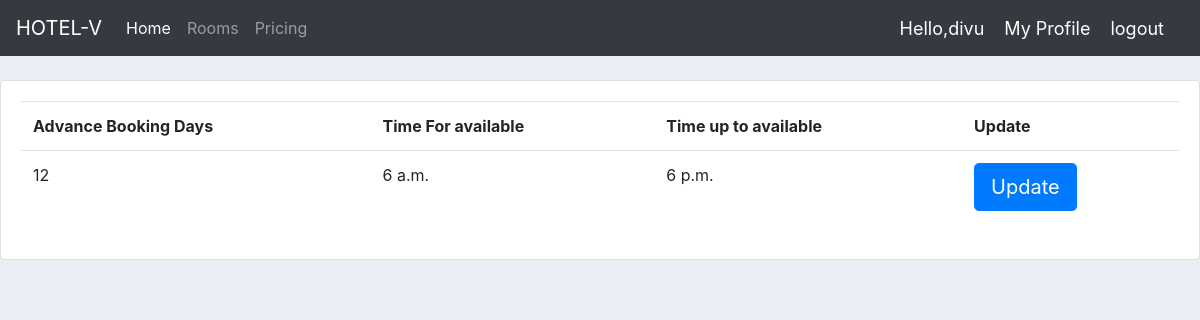
Page /dashbord/rooms/available (signed in) on the committed database.
### account/models.py (models this page shows)
class Available(models.Model):
    Advance_Booking_Days=models.IntegerField(null=True)
    Time_For_available=models.TimeField(default=timezone.now,null=True)
    Time_up_to_available=models.TimeField(default=timezone.now,null=True)

### account/views.py (the view)
# urls.py: path('dashbord/rooms/available', views.available, name='available'),
def available(request):
    time=Available.objects.all()
    context={'time':time}
    return render(request,'account/available.html',context)

### templates/account/available.html (shortened to what this page needs)
{% extends 'account/main.html' %}
{% block content%}
  <br>
      <div class="card card-body">
        <table class="table">
          <tr>
            <th>Advance Booking Days</th>
            <th>Time For available</th>
            <th>Time up to available</th>
            <th>Update</th>
          </tr>
          {% for i in time %}
          <tr>
            <td>{{i.Advance_Booking_Days}}</td>
            <td>{{i.Time_For_available}}</td>
            <td>{{i.Time_up_to_available}}</td>
            <td><a class="btn btn-primary btn-lg" href="{% url 'updatetime' i.id %}" role="button">Update</a></td>
          </tr>
          {% endfor %}
        </table>
      </div>
{% endblock %}

### templates/account/navbar.html (shortened to what this page needs)
{% load static%}
<nav class="navbar navbar-expand-lg navbar-dark bg-dark">
  <a class="navbar-brand" href="#">HOTEL-V</a>
  <div class="collapse navbar-collapse" id="navbarNav">
    <ul class="navbar-nav">
      <li class="nav-item active">
        <a class="nav-link" href="{% url 'dashbord' %}">Home<span class="sr-only">(current)</span></a>
      </li>
      <li class="nav-item">
        <a class="nav-link" href="{% url 'rooms' %}">Rooms</a>
      </li>
      <li class="nav-item">
        <a class="nav-link" href="#">Pricing</a>
      </li>
    </ul>
  </div>
  <span class="hello-msg">Hello,{{request.user}}</span>
  <span><a class="hello-msg" href="{% url 'myprofile' %}">My Profile</a></span>
  <span><a class="hello-msg" href="{% url 'logout' %}">logout</a></span>
</nav>

### static/css/main.css (style rules this page uses)
body { background-color: #ebeff5; }

### templates/account/navbar.html (style rules this page uses)
.hello-msg { font-size: 18px; color: #fff; margin-right: 20px; }

### rows in the picture
Available: Advance_Booking_Days "12", Time_For_available "6 a.m.", Time_up_to_available "6 p.m."

### other values in the picture
{{ request.user }} "divu"
